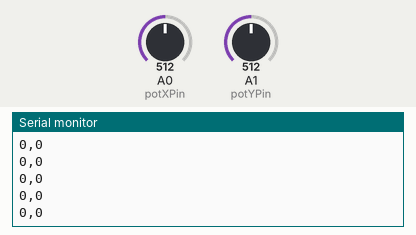
This sketch was run on a simulated Arduino Uno, built with avr-gcc and run on an emulated ATmega328P. Shown: the last lines printed to the serial monitor. Inputs (shaded band) come from the test bench; at power-on: A1 (potYPin) = 512, A0 (potXPin) = 512.

Above: at 2.7 s.
2.8 s: A1 (potYPin) set to 534
At 2.84 s:
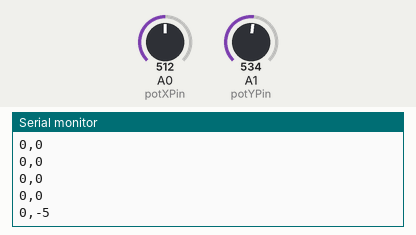
5.8 s: A1 (potYPin) set to 565
At 5.81 s:
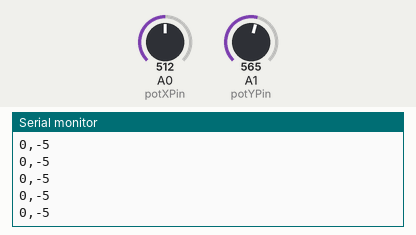
Timing chart, 0 to 8.8 s (numbered marks = the images above; inputs shaded):
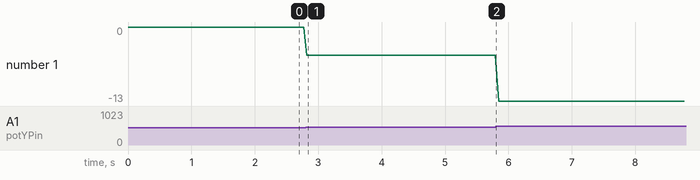

Measured:
- after the input at 2.8 s, the serial monitor: prints a new line at once (image 1)
- plotted number 1: 0 → -5 after the input at 2.8 s, -5 → -13 after the input at 5.8 s

The sketch:

serialMouse_Uno.ino
```cpp
// SerialMouse sketch
#define potXPin 0
#define potYPin 1

void setup()
{
  Serial.begin(9600);
}

void loop()
{
  int x = (512 - analogRead(potXPin)) / 4;// range is -127 to +127
  int y = (512 - analogRead(potYPin)) / 4;
  Serial.print(x,DEC);
  Serial.print(",");
  Serial.print(y,DEC);
  Serial.println();  // send a cr/lf
  delay(50); // send position 20 times a second
}

/**** PROCESSING SKETCH   *********


//WARNING: This sketch takes over your mouse
 //Press escape to close running sketch

import processing.serial.*;
import java.awt.Robot;
import java.awt.AWTException;
import java.awt.event.KeyEvent;


Serial myPort;     // Create object from Serial class
Robot myRobot;     // create object from Robot class;


public static final char HEADER = 'M';    // character to identify the start of a message
public static final short LF = 10;        // ASCII linefeed
public static final short portIndex = 1;  // select the com port, 0 is the first port


void setup() {
  size(200, 200);
  println(Serial.list());
  println(" Connecting to -> " + Serial.list()[2]);
  myPort = new Serial(this,Serial.list()[2], 9600);

  try {
    myRobot = new Robot(); // the Robot class gives access to the mouse
  }
  catch (AWTException e) {  // this is the Java exception handler
    e.printStackTrace();
  }
}

void draw() {

}

void serialEvent(Serial p) {
  String message = myPort.readStringUntil(LF); // read serial data
  if(message != null)
  {
    print(message);
    String [] data  = message.split(","); // Split the comma-separated message
    if(data[0].charAt(0) == HEADER) // check for header character in the first field
    {
      if( data.length > 2)
      {
        int x = Integer.parseInt(data[1]);
        int y = Integer.parseInt(data[2]);
        print("x= " + x);
        println(", y= " + y);
        myRobot.mouseMove(x,y); // move mouse to received x and y position
      }
    }
  }
}

******/
```
